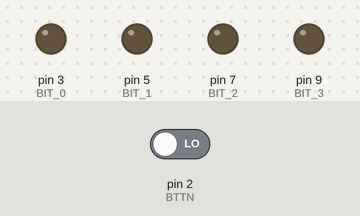
Simulated run of this program. Board: Arduino Nano, built with avr-gcc and run on an emulated ATmega328P. Parts: output pins drawn as LEDs (lit = HIGH). Dashed ring = blinking. The test bench sets the inputs (shaded band); at power-on: pin 2 (BTTN) LOW.

Above: at 1.2 s.
1.3 s: pin 2 (BTTN) driven HIGH
At 2.75 s:
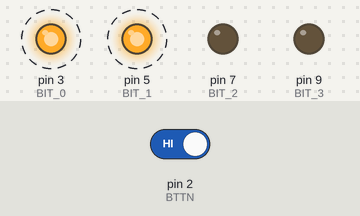
At 4.75 s:
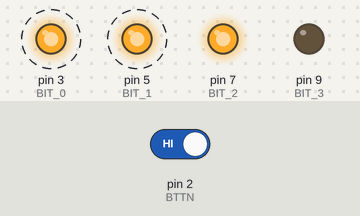
Timing chart, 0 to 16.3 s (numbered marks = the images above; inputs shaded):
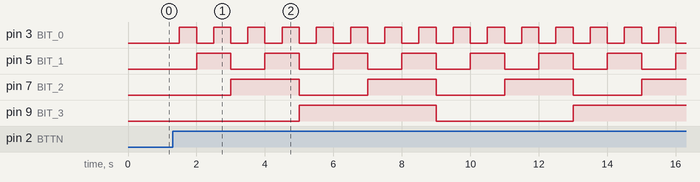

The program:

main.cpp
```cpp
#include "arduino.h"

#define BIT_0 3
#define BIT_1 5
#define BIT_2 7
#define BIT_3 9
#define BTTN 2
#define ASSIGNED_DELAY 500

byte i=0;
volatile int timer_on=0;
unsigned long delayedMillis;

void state_change(){
  timer_on++;
}

void setup(){
  pinMode(BIT_0,OUTPUT);
  pinMode(BIT_1,OUTPUT);
  pinMode(BIT_2,OUTPUT);
  pinMode(BIT_3,OUTPUT);
  pinMode(BTTN,INPUT);
  attachInterrupt(digitalPinToInterrupt(BTTN), state_change, RISING);

  delayedMillis = millis();

}


void led_write(int i){
  digitalWrite(BIT_0,i%2);
  digitalWrite(BIT_1,(i&2) == 2);
  digitalWrite(BIT_2,(i&4) == 4);
  digitalWrite(BIT_3,(i&8) == 8);
}

void loop(){

  i = i%16;


  if( (millis()-delayedMillis) >= ASSIGNED_DELAY){
    delayedMillis = millis();
    if(timer_on%3==1){
      i++;
    }
  }

  if(timer_on%3==0){
    i=0;
  }

  led_write(i);
}
```

Measured:
- after the input at 1.3 s, pin 3 (BIT_0): alternates HIGH for 0.50 s and LOW for 0.50 s, starting after 0.20 s; pin 5 (BIT_1): alternates HIGH for 1.0 s and LOW for 1.0 s, starting after 0.70 s; pin 7 (BIT_2): alternates HIGH for 2.0 s and LOW for 2.0 s, starting after 1.7 s; pin 9 (BIT_3): LOW → HIGH after 3.7 s, → LOW 4.0 s later, → HIGH 4.0 s later
